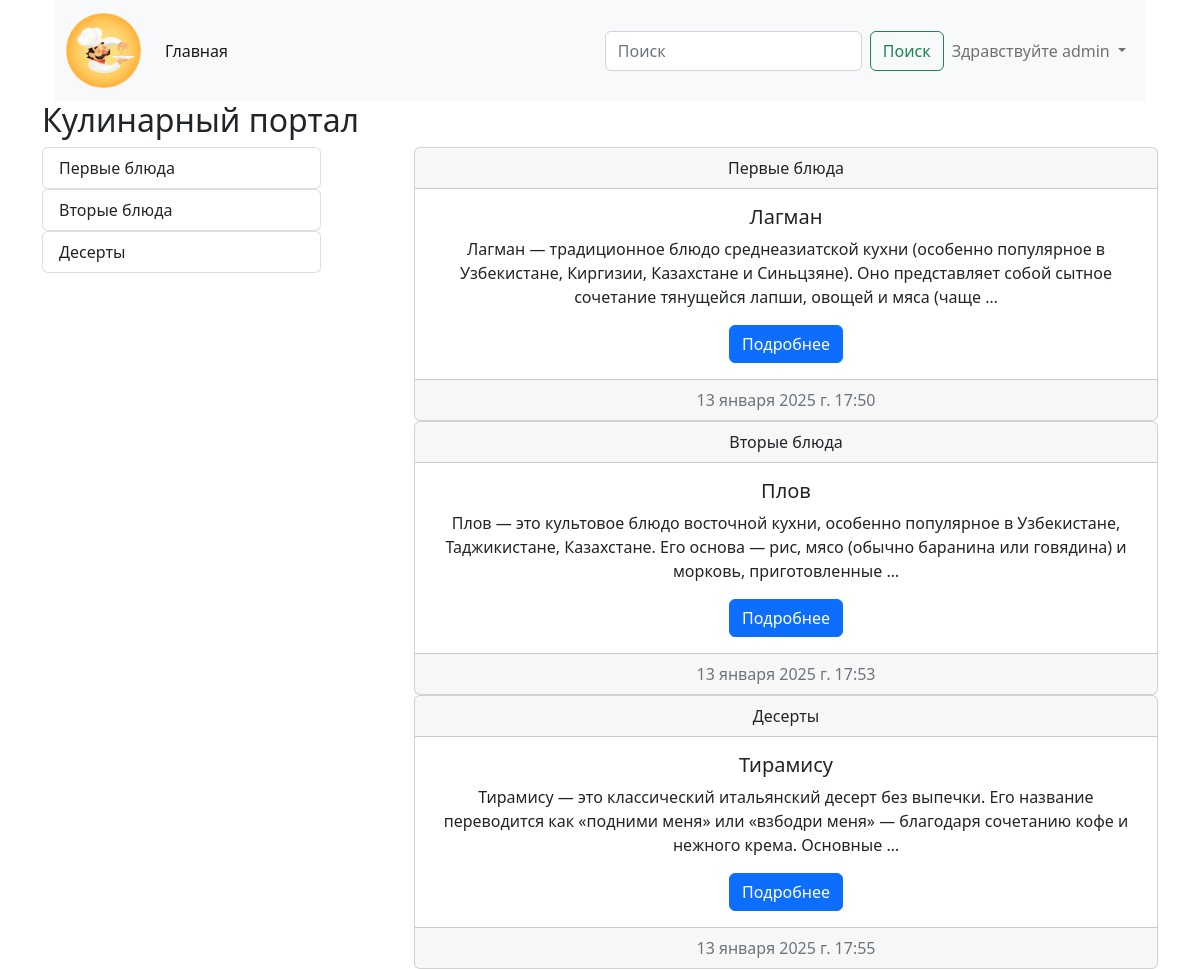
The app's page / (signed in) with its own data.
### cooking/models.py (models this page shows)
class Category(models.Model):
    title = models.CharField(max_length=255, verbose_name='Название категории') # Поле символов с максимальной длиной, отображаемое имя в админке
    def __str__(self):
        return self.title
    def get_absolute_url(self): # Генерирование ссылки
        return reverse('category_list_link', kwargs={'pk': self.pk})
    class Meta: # Для корректного отображения в админке на русском языке
        verbose_name = 'Категория'
        verbose_name_plural = 'Категории'

class Post(models.Model):
    title = models.CharField(max_length=255, verbose_name='Заголовок статьи')
    content = models.TextField(default='Скоро тут будет статья', verbose_name='Текст статьи') # default= наполнение по умолчанию
    created_at = models.DateTimeField(auto_now_add=True) # Привязка ко времени создания
    updated_at = models.DateTimeField(auto_now=True) # Привязка ко времени обновления
    photo = models.ImageField(upload_to='photos/', blank=True) # Фотографии статей будут скачиваться в каталог photos
    watched = models.IntegerField(default=0)
    is_published = models.BooleanField(default=True)
    category = models.ForeignKey(Category, related_name='posts', on_delete=models.CASCADE) # Связываем класс с категорией, при удалении категории удаляются все статьи
    author = models.ForeignKey(User, default=None, null=True, blank=True, on_delete=models.CASCADE)
    def __str__(self):
        return self.title
    def get_absolute_url(self): # Генерирование ссылки
        return reverse('post_detail_link', kwargs={'pk': self.pk})
    class Meta: # Для корректного отображения в админке на русском языке
        verbose_name = 'Пост'
        verbose_name_plural = 'Посты'

### cooking/views.py (the view)
# urls.py: path('', index, name='index'), # За главную страничку отвечает функция index()
def index(request):
    posts = Post.objects.all() # Делаем ORM запрос в БД через модельки, получаем все объекты Post
    categrories = Category.objects.all()
    context = {
      'title': 'Главная страница',
      'posts': posts,
      'categories': categrories
	  } # Формируем данные, которые будем отправлять
    return render(request, 'cooking/index.html', context) ### Отправляем данные на html страничку, которую надо прогрузить

### cooking/templates/cooking/index.html
{% extends 'base.html' %}
{% block main %}
<h2>Кулинарный портал</h2>
<div class="d-flex justify-content-between">
    <div class="col-3">
		 {% for category in categories %}
		 {% include 'cooking/components/_category_buttons.html' %}
		 {% endfor %}
    </div>
    <div class="col-8">
		{% for post in posts %}
		{% include 'cooking/components/_post_list.html' %}
		{% endfor %}
    </div>
</div>
{% endblock main %}

### templates/components/_navbar.html (shortened to what this page needs)
{% load static %}
<header>
	<div class="container">
		<nav class="navbar navbar-expand-lg bg-light">
			<div class="container-fluid">
				<a class="navbar-brand" href="#!">
					<img src="{% static 'img/img.png' %}" width="75" alt="">
				</a>
				<div class="collapse navbar-collapse" id="navbarSupportedContent">
					<ul class="navbar-nav me-auto mb-2 mb-lg-0"><li class="nav-item"><a class="nav-link active" aria-current="page" href="{% url 'index' %}">Главная</a></li></ul>
					<div class="d-flex">
						<form class="d-flex" role="search" method="get" action="{% url 'search_link' %}">
							<input name="q" class="form-control me-2" type="search" placeholder="Поиск" aria-label="Поиск">
							<button class="btn btn-outline-success" type="submit">Поиск</button>
						</form>
						<ul class="navbar-nav me-auto mb-2 mb-lg-0">
							{% if not request.user.is_authenticated %}
							<li class="nav-item">
								<a class="nav-link active" aria-current="page" href="{% url 'login_link' %}">Войти</a>
							</li>
							<li class="nav-item">
								<a class="nav-link active" aria-current="page" href="{% url 'register_link' %}">Зарегистрироваться</a>
							</li>
							{% else %}
							<li class="nav-item dropdown">
								<a class="nav-link dropdown-toggle" href="#" id="navbarDropdown" role="button"
									data-bs-toggle="dropdown" aria-expanded="false">
									Здравствуйте {{ request.user.username }}
								</a>
							</li>
							{% endif %}
						</ul>
					</div>
				</div>
			</div>
		</nav>
	</div>
</header>

### cooking/templates/cooking/components/_category_buttons.html
<div class="list-group">
	<a href="{{ category.get_absolute_url }}" class="list-group-item list-group-item-action">{{ category }}</a>
</div>

### cooking/templates/cooking/components/_post_list.html
<div class="card text-center"><div class="card-header">{{ post.category }}</div>
	<div class="card-body"><h5 class="card-title">{{ post }}</h5><p class="card-text">{{ post.content | truncatewords:25 }}</p><a href="{{ post.get_absolute_url }}" class="btn btn-primary">Подробнее</a></div>
	<div class="card-footer text-muted">{{ post.created_at }}</div>
</div>

### records on screen
Category: title "Первые блюда"
Category: title "Вторые блюда"
Category: title "Десерты"
Post: category "Первые блюда", title "Лагман", content "Лагман — традиционное блюдо среднеазиатской кухни (особенно популярное в Узбекистане, Киргизии, Казахстане и Синьцзяне). Оно представляет собой сытное сочетание тянущейся лапши, овощей и мяса (чаще …", created_at "13 января 2025 г. 17:50"
Post: category "Вторые блюда", title "Плов", content "Плов — это культовое блюдо восточной кухни, особенно популярное в Узбекистане, Таджикистане, Казахстане. Его основа — рис, мясо (обычно баранина или говядина) и морковь, приготовленные …", created_at "13 января 2025 г. 17:53"
Post: category "Десерты", title "Тирамису", content "Тирамису — это классический итальянский десерт без выпечки. Его название переводится как «подними меня» или «взбодри меня» — благодаря сочетанию кофе и нежного крема. Основные …", created_at "13 января 2025 г. 17:55"

### other values on screen
{{ request.user.username }} "admin"
